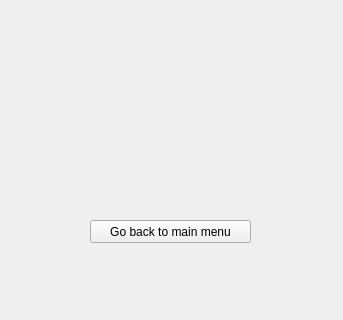
<?xml version="1.0" encoding="UTF-8"?>
<ui version="4.0">
 <class>StatMenu</class>
 <widget class="QWidget" name="StatMenu">
  <property name="geometry">
   <rect>
    <x>0</x>
    <y>0</y>
    <width>343</width>
    <height>320</height>
   </rect>
  </property>
  <property name="windowTitle">
   <string>Form</string>
  </property>
  <widget class="QPushButton" name="goBackButton">
   <property name="geometry">
    <rect>
     <x>90</x>
     <y>220</y>
     <width>161</width>
     <height>23</height>
    </rect>
   </property>
   <property name="text">
    <string>Go back to main menu</string>
   </property>
  </widget>
 </widget>
 <resources/>
 <connections/>
</ui>
